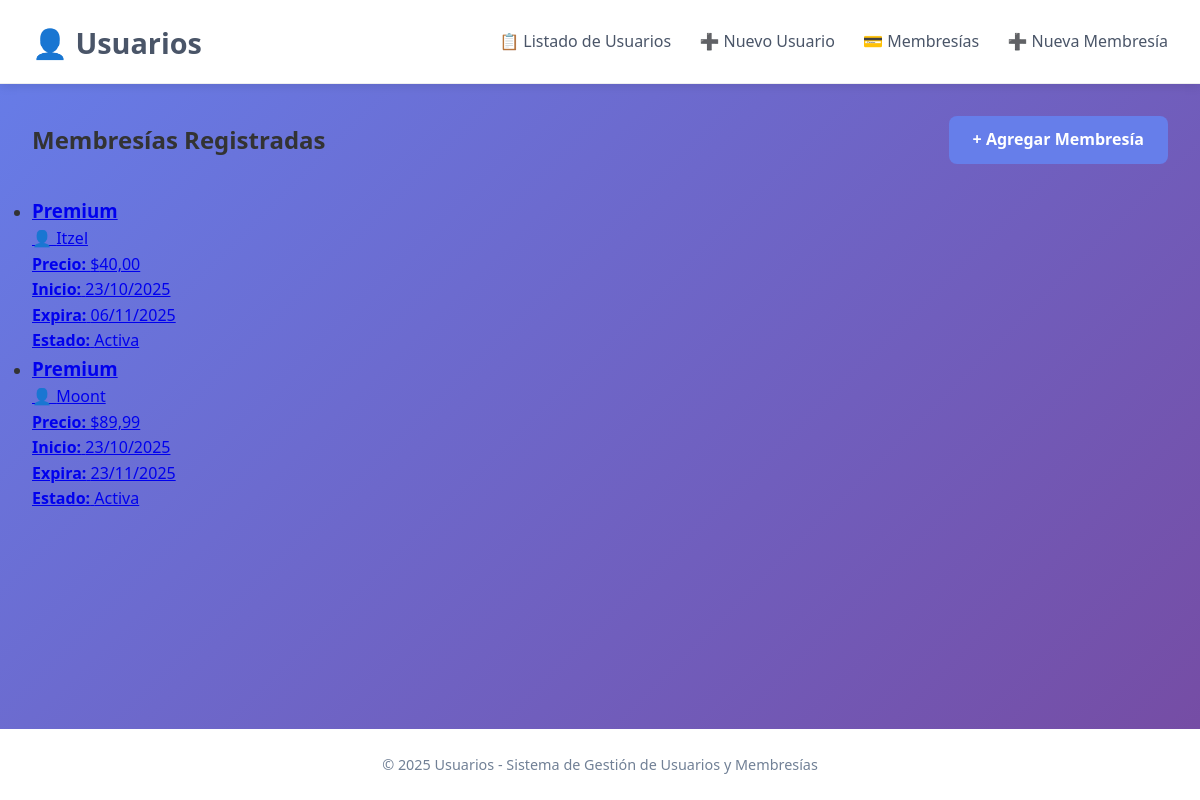
Page /membresias/ on the committed database.
### app_usuario/models.py (models this page shows, shortened)
class Membresia(models.Model):
    TIPOS_MEMBRESIA = [
        ('BASICA', 'Básica'),
        ('PREMIUM', 'Premium'),
        ('VIP', 'VIP'),
    ]
    id_membresia = models.AutoField(primary_key=True)
    usuario = models.OneToOneField(
        Usuario,
        on_delete=models.CASCADE,
        related_name='membresia'
    )
    tipo_membresia = models.CharField(
        max_length=10,
        choices=TIPOS_MEMBRESIA,
        default='BASICA'
    )
    fecha_inicio = models.DateField(default=timezone.now)
    fecha_expiracion = models.DateField(null=True, blank=True)
    precio = models.DecimalField(max_digits=6, decimal_places=2)
    estado = models.BooleanField(default=True)
    class Meta:
        verbose_name = "Membresía"
        verbose_name_plural = "Membresías"
        ordering = ['-fecha_inicio']  # ejemplo: más recientes primero

class Usuario(models.Model):
    id_usuario = models.AutoField(primary_key=True)
    nombre_usuario = models.CharField(max_length=50, unique=True)
    email = models.EmailField(max_length=100, unique=True)
    contrasena_hash = models.CharField(max_length=255)
    fecha_registro = models.DateField(default=timezone.now)
    ultima_conexion = models.DateTimeField(default=timezone.now)
    avatar = models.ImageField(upload_to='avatars/', null=True, blank=True)
    es_creador = models.BooleanField(default=False)
    class Meta:
        verbose_name = "Usuario"
        verbose_name_plural = "Usuarios"
        ordering = ['nombre_usuario']  # ejemplo: orden al listar

### app_usuario/views.py (the view)
# urls.py: path('membresias/', views.listar_membresias, name='listar_membresias'),
def listar_membresias(request):
    membresias = Membresia.objects.all()
    return render(request, 'membresias/listar_membresias.html', {'membresias': membresias})

### app_usuario/templates/membresias/listar_membresias.html (shortened to what this page needs)
{% extends 'base.html' %}
{% block contenido %}
<div class="page-header">
    <h2>Membresías Registradas</h2>
    <a href="{% url 'app_usuario:crear_membresia' %}" class="btn btn-primary">+ Agregar Membresía</a>
</div>
<ul class="membership-grid">
    {% for membresia in membresias %}
    <li class="membership-card">
        <a href="{% url 'app_usuario:detalle_membresia' membresia.id_membresia %}">
            <div class="membership-header">
                <h3>{{ membresia.get_tipo_membresia_display }}</h3>
                <p class="membership-user">👤 {{ membresia.usuario.nombre_usuario }}</p>
            </div>
            <div class="membership-info">
                <p><strong>Precio:</strong> ${{ membresia.precio }}</p>
                <p><strong>Inicio:</strong> {{ membresia.fecha_inicio|date:"d/m/Y" }}</p>
                <p>
                    <strong>Expira:</strong>
                    {% if membresia.fecha_expiracion %}
                        {{ membresia.fecha_expiracion|date:"d/m/Y" }}
                    {% else %}
                        <span class="text-muted">No definido</span>
                    {% endif %}
                </p>
                <p>
                    <strong>Estado:</strong>
                    {% if membresia.estado %}
                        <span class="badge bg-success">Activa</span>
                    {% else %}
                        <span class="badge bg-danger">Inactiva</span>
                    {% endif %}
                </p>
            </div>
        </a>
    </li>
    {% empty %}
    <li class="no-memberships">No hay membresías registradas.</li>
    {% endfor %}
</ul>
{% endblock %}

### app_usuario/static/css/styles.css (style rules this page uses)
* { margin: 0; padding: 0; box-sizing: border-box; }
body { font-family: 'Segoe UI', Tahoma, Geneva, Verdana, sans-serif; background: linear-gradient(135deg, #667eea 0%, #764ba2 100%); color: #333; line-height: 1.6; }
.page-header { display: flex; justify-content: space-between; align-items: center; margin-bottom: 2rem; flex-wrap: wrap; gap: 1rem; }
.btn { padding: 0.7rem 1.5rem; border: none; border-radius: 8px; font-weight: 600; cursor: pointer; transition: background 0.3s; text-decoration: none; display: inline-block; }
.btn-primary { background: #667eea; color: white; }

### rows in the picture
Membresia: tipo_membresia "Premium", usuario.nombre_usuario "Itzel", precio "40,00", fecha_inicio "23/10/2025", fecha_expiracion "06/11/2025", estado "Activa"
Membresia: tipo_membresia "Premium", usuario.nombre_usuario "Moont", precio "89,99", fecha_inicio "23/10/2025", fecha_expiracion "23/11/2025", estado "Activa"
